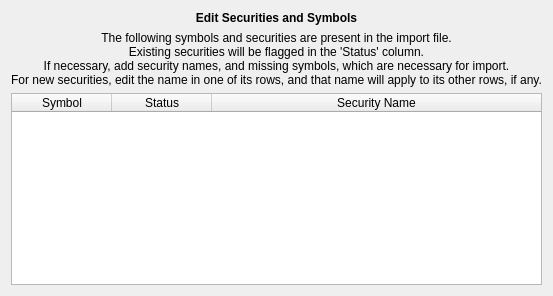
<?xml version="1.0" encoding="UTF-8"?>
<ui version="4.0">
 <class>SymbolTableDlgDecl</class>
 <widget class="QWidget" name="SymbolTableDlgDecl">
  <property name="minimumSize">
   <size>
    <width>0</width>
    <height>0</height>
   </size>
  </property>
  <property name="windowTitle">
   <string>Security and Symbols</string>
  </property>
  <layout class="QVBoxLayout" name="verticalLayout">
   <item>
    <widget class="QLabel" name="label_title">
     <property name="font">
      <font>
       <weight>75</weight>
       <bold>true</bold>
      </font>
     </property>
     <property name="text">
      <string>Edit Securities and Symbols</string>
     </property>
     <property name="alignment">
      <set>Qt::AlignCenter</set>
     </property>
    </widget>
   </item>
   <item>
    <widget class="QLabel" name="label_info">
     <property name="text">
      <string>The following symbols and securities are present in the import file.
Existing securities will be flagged in the 'Status' column.
If necessary, add security names, and missing symbols, which are necessary for import.
For new securities, edit the name in one of its rows, and that name will apply to its other rows, if any.</string>
     </property>
     <property name="alignment">
      <set>Qt::AlignCenter</set>
     </property>
     <property name="wordWrap">
      <bool>true</bool>
     </property>
    </widget>
   </item>
   <item>
    <widget class="QTableWidget" name="tableWidget">
     <property name="font">
      <font/>
     </property>
     <property name="wordWrap">
      <bool>false</bool>
     </property>
     <property name="columnCount">
      <number>3</number>
     </property>
     <attribute name="horizontalHeaderCascadingSectionResizes">
      <bool>true</bool>
     </attribute>
     <attribute name="horizontalHeaderStretchLastSection">
      <bool>true</bool>
     </attribute>
     <attribute name="verticalHeaderStretchLastSection">
      <bool>false</bool>
     </attribute>
     <column>
      <property name="text">
       <string>Symbol</string>
      </property>
     </column>
     <column>
      <property name="text">
       <string>Status</string>
      </property>
     </column>
     <column>
      <property name="text">
       <string>Security Name</string>
      </property>
     </column>
    </widget>
   </item>
  </layout>
 </widget>
 <layoutdefault spacing="6" margin="11"/>
 <resources/>
 <connections/>
 <designerdata>
  <property name="gridDeltaX">
   <number>2</number>
  </property>
  <property name="gridDeltaY">
   <number>2</number>
  </property>
  <property name="gridSnapX">
   <bool>true</bool>
  </property>
  <property name="gridSnapY">
   <bool>true</bool>
  </property>
  <property name="gridVisible">
   <bool>true</bool>
  </property>
 </designerdata>
</ui>
